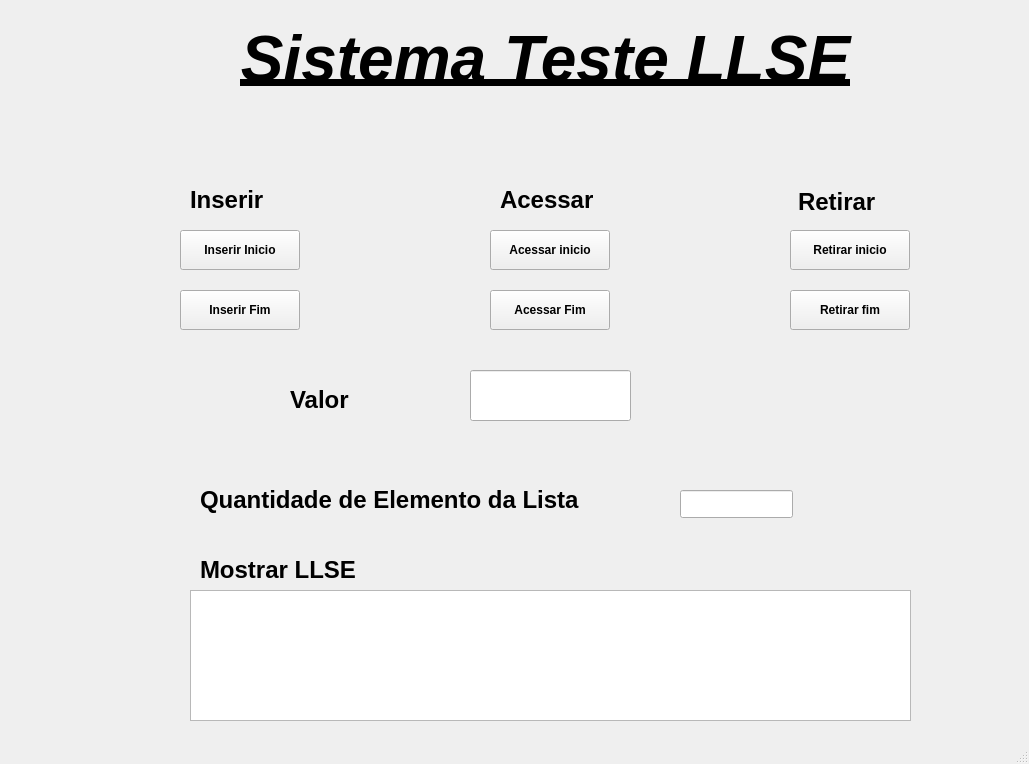
<?xml version="1.0" encoding="UTF-8"?>
<ui version="4.0">
 <class>MainWindow</class>
 <widget class="QMainWindow" name="MainWindow">
  <property name="geometry">
   <rect>
    <x>0</x>
    <y>0</y>
    <width>1029</width>
    <height>764</height>
   </rect>
  </property>
  <property name="windowTitle">
   <string>MainWindow</string>
  </property>
  <widget class="QWidget" name="centralwidget">
   <widget class="QLabel" name="label">
    <property name="geometry">
     <rect>
      <x>190</x>
      <y>0</y>
      <width>711</width>
      <height>121</height>
     </rect>
    </property>
    <property name="layoutDirection">
     <enum>Qt::LeftToRight</enum>
    </property>
    <property name="text">
     <string>&lt;html&gt;&lt;head/&gt;&lt;body&gt;&lt;p align=&quot;center&quot;&gt;&lt;span style=&quot; font-size:48pt; font-weight:700; font-style:italic; text-decoration: underline;&quot;&gt;Sistema Teste LLSE&lt;/span&gt;&lt;/p&gt;&lt;/body&gt;&lt;/html&gt;</string>
    </property>
   </widget>
   <widget class="QLabel" name="label_4">
    <property name="geometry">
     <rect>
      <x>798</x>
      <y>182</y>
      <width>101</width>
      <height>41</height>
     </rect>
    </property>
    <property name="text">
     <string>&lt;html&gt;&lt;head/&gt;&lt;body&gt;&lt;p&gt;&lt;span style=&quot; font-size:18pt; font-weight:700;&quot;&gt;Retirar&lt;/span&gt;&lt;/p&gt;&lt;/body&gt;&lt;/html&gt;</string>
    </property>
   </widget>
   <widget class="QTextEdit" name="textEditFinal">
    <property name="geometry">
     <rect>
      <x>190</x>
      <y>590</y>
      <width>721</width>
      <height>131</height>
     </rect>
    </property>
    <property name="palette">
     <palette>
      <active>
       <colorrole role="Text">
        <brush brushstyle="SolidPattern">
         <color alpha="255">
          <red>255</red>
          <green>12</green>
          <blue>24</blue>
         </color>
        </brush>
       </colorrole>
       <colorrole role="BrightText">
        <brush brushstyle="SolidPattern">
         <color alpha="255">
          <red>85</red>
          <green>255</green>
          <blue>127</blue>
         </color>
        </brush>
       </colorrole>
       <colorrole role="ToolTipBase">
        <brush brushstyle="SolidPattern">
         <color alpha="255">
          <red>255</red>
          <green>85</green>
          <blue>255</blue>
         </color>
        </brush>
       </colorrole>
       <colorrole role="ToolTipText">
        <brush brushstyle="SolidPattern">
         <color alpha="255">
          <red>85</red>
          <green>255</green>
          <blue>255</blue>
         </color>
        </brush>
       </colorrole>
       <colorrole role="PlaceholderText">
        <brush brushstyle="SolidPattern">
         <color alpha="255">
          <red>85</red>
          <green>255</green>
          <blue>255</blue>
         </color>
        </brush>
       </colorrole>
      </active>
      <inactive>
       <colorrole role="Text">
        <brush brushstyle="SolidPattern">
         <color alpha="255">
          <red>208</red>
          <green>208</green>
          <blue>208</blue>
         </color>
        </brush>
       </colorrole>
       <colorrole role="BrightText">
        <brush brushstyle="SolidPattern">
         <color alpha="255">
          <red>255</red>
          <green>51</green>
          <blue>51</blue>
         </color>
        </brush>
       </colorrole>
       <colorrole role="ToolTipBase">
        <brush brushstyle="SolidPattern">
         <color alpha="255">
          <red>64</red>
          <green>65</green>
          <blue>66</blue>
         </color>
        </brush>
       </colorrole>
       <colorrole role="ToolTipText">
        <brush brushstyle="SolidPattern">
         <color alpha="255">
          <red>208</red>
          <green>208</green>
          <blue>208</blue>
         </color>
        </brush>
       </colorrole>
       <colorrole role="PlaceholderText">
        <brush brushstyle="SolidPattern">
         <color alpha="255">
          <red>127</red>
          <green>127</green>
          <blue>128</blue>
         </color>
        </brush>
       </colorrole>
      </inactive>
      <disabled>
       <colorrole role="Text">
        <brush brushstyle="SolidPattern">
         <color alpha="96">
          <red>164</red>
          <green>166</green>
          <blue>168</blue>
         </color>
        </brush>
       </colorrole>
       <colorrole role="BrightText">
        <brush brushstyle="SolidPattern">
         <color alpha="255">
          <red>85</red>
          <green>255</green>
          <blue>127</blue>
         </color>
        </brush>
       </colorrole>
       <colorrole role="ToolTipBase">
        <brush brushstyle="SolidPattern">
         <color alpha="255">
          <red>64</red>
          <green>65</green>
          <blue>66</blue>
         </color>
        </brush>
       </colorrole>
       <colorrole role="ToolTipText">
        <brush brushstyle="SolidPattern">
         <color alpha="255">
          <red>208</red>
          <green>208</green>
          <blue>208</blue>
         </color>
        </brush>
       </colorrole>
       <colorrole role="PlaceholderText">
        <brush brushstyle="SolidPattern">
         <color alpha="255">
          <red>127</red>
          <green>127</green>
          <blue>128</blue>
         </color>
        </brush>
       </colorrole>
      </disabled>
     </palette>
    </property>
    <property name="font">
     <font>
      <pointsize>16</pointsize>
      <bold>true</bold>
     </font>
    </property>
   </widget>
   <widget class="QLineEdit" name="lineEdit">
    <property name="geometry">
     <rect>
      <x>470</x>
      <y>370</y>
      <width>161</width>
      <height>51</height>
     </rect>
    </property>
    <property name="font">
     <font>
      <pointsize>16</pointsize>
      <bold>true</bold>
     </font>
    </property>
   </widget>
   <widget class="QPushButton" name="pushButtonInserirInicio">
    <property name="geometry">
     <rect>
      <x>180</x>
      <y>230</y>
      <width>120</width>
      <height>40</height>
     </rect>
    </property>
    <property name="font">
     <font>
      <bold>true</bold>
     </font>
    </property>
    <property name="layoutDirection">
     <enum>Qt::RightToLeft</enum>
    </property>
    <property name="text">
     <string>Inserir Inicio</string>
    </property>
    <property name="icon">
     <iconset resource="imagens1.qrc">
      <normaloff>:/new/prefix1/download.png</normaloff>:/new/prefix1/download.png</iconset>
    </property>
   </widget>
   <widget class="QLabel" name="label_5">
    <property name="geometry">
     <rect>
      <x>290</x>
      <y>370</y>
      <width>131</width>
      <height>61</height>
     </rect>
    </property>
    <property name="text">
     <string>&lt;html&gt;&lt;head/&gt;&lt;body&gt;&lt;p&gt;&lt;span style=&quot; font-size:18pt; font-weight:700;&quot;&gt;Valor&lt;/span&gt;&lt;/p&gt;&lt;/body&gt;&lt;/html&gt;</string>
    </property>
   </widget>
   <widget class="QLabel" name="label_6">
    <property name="geometry">
     <rect>
      <x>200</x>
      <y>550</y>
      <width>191</width>
      <height>41</height>
     </rect>
    </property>
    <property name="font">
     <font>
      <bold>true</bold>
     </font>
    </property>
    <property name="text">
     <string>&lt;html&gt;&lt;head/&gt;&lt;body&gt;&lt;p&gt;&lt;span style=&quot; font-size:18pt;&quot;&gt;Mostrar LLSE&lt;/span&gt;&lt;/p&gt;&lt;/body&gt;&lt;/html&gt;</string>
    </property>
   </widget>
   <widget class="QPushButton" name="pushInserirFim">
    <property name="geometry">
     <rect>
      <x>180</x>
      <y>290</y>
      <width>120</width>
      <height>40</height>
     </rect>
    </property>
    <property name="font">
     <font>
      <bold>true</bold>
     </font>
    </property>
    <property name="layoutDirection">
     <enum>Qt::RightToLeft</enum>
    </property>
    <property name="text">
     <string>Inserir Fim</string>
    </property>
    <property name="icon">
     <iconset resource="imagens1.qrc">
      <normaloff>:/new/prefix1/download.png</normaloff>:/new/prefix1/download.png</iconset>
    </property>
   </widget>
   <widget class="QLabel" name="label_8">
    <property name="geometry">
     <rect>
      <x>500</x>
      <y>180</y>
      <width>101</width>
      <height>41</height>
     </rect>
    </property>
    <property name="text">
     <string>&lt;html&gt;&lt;head/&gt;&lt;body&gt;&lt;p&gt;&lt;span style=&quot; font-size:18pt; font-weight:700;&quot;&gt;Acessar&lt;/span&gt;&lt;/p&gt;&lt;/body&gt;&lt;/html&gt;</string>
    </property>
   </widget>
   <widget class="QLabel" name="label_9">
    <property name="geometry">
     <rect>
      <x>190</x>
      <y>180</y>
      <width>101</width>
      <height>41</height>
     </rect>
    </property>
    <property name="text">
     <string>&lt;html&gt;&lt;head/&gt;&lt;body&gt;&lt;p&gt;&lt;span style=&quot; font-size:18pt; font-weight:700;&quot;&gt;Inserir&lt;/span&gt;&lt;/p&gt;&lt;/body&gt;&lt;/html&gt;</string>
    </property>
   </widget>
   <widget class="QLabel" name="label_10">
    <property name="geometry">
     <rect>
      <x>300</x>
      <y>200</y>
      <width>16</width>
      <height>16</height>
     </rect>
    </property>
    <property name="text">
     <string/>
    </property>
    <property name="pixmap">
     <pixmap>../../Downloads/16px+Free+Set+Envelope-1320568203892040191.ico</pixmap>
    </property>
   </widget>
   <widget class="QLabel" name="label_11">
    <property name="geometry">
     <rect>
      <x>610</x>
      <y>200</y>
      <width>16</width>
      <height>16</height>
     </rect>
    </property>
    <property name="text">
     <string/>
    </property>
    <property name="pixmap">
     <pixmap>../../Downloads/16px+Free+Set+Envelope-1320568203892040191.ico</pixmap>
    </property>
   </widget>
   <widget class="QLabel" name="label_12">
    <property name="geometry">
     <rect>
      <x>910</x>
      <y>200</y>
      <width>16</width>
      <height>16</height>
     </rect>
    </property>
    <property name="text">
     <string/>
    </property>
    <property name="pixmap">
     <pixmap>../../Downloads/16px+Free+Set+Envelope-1320568203892040191.ico</pixmap>
    </property>
   </widget>
   <widget class="QPushButton" name="pushButtonAcessarInicio">
    <property name="geometry">
     <rect>
      <x>490</x>
      <y>230</y>
      <width>120</width>
      <height>40</height>
     </rect>
    </property>
    <property name="font">
     <font>
      <bold>true</bold>
     </font>
    </property>
    <property name="layoutDirection">
     <enum>Qt::RightToLeft</enum>
    </property>
    <property name="text">
     <string>Acessar inicio</string>
    </property>
    <property name="icon">
     <iconset resource="imagens1.qrc">
      <normaloff>:/new/prefix1/download (1).png</normaloff>:/new/prefix1/download (1).png</iconset>
    </property>
   </widget>
   <widget class="QPushButton" name="pushButtonAcessarFim">
    <property name="geometry">
     <rect>
      <x>490</x>
      <y>290</y>
      <width>120</width>
      <height>40</height>
     </rect>
    </property>
    <property name="font">
     <font>
      <bold>true</bold>
     </font>
    </property>
    <property name="layoutDirection">
     <enum>Qt::RightToLeft</enum>
    </property>
    <property name="text">
     <string>Acessar Fim</string>
    </property>
    <property name="icon">
     <iconset resource="imagens1.qrc">
      <normaloff>:/new/prefix1/download (1).png</normaloff>:/new/prefix1/download (1).png</iconset>
    </property>
   </widget>
   <widget class="QPushButton" name="pushButtonRetirarInicio">
    <property name="geometry">
     <rect>
      <x>790</x>
      <y>230</y>
      <width>120</width>
      <height>40</height>
     </rect>
    </property>
    <property name="font">
     <font>
      <bold>true</bold>
     </font>
    </property>
    <property name="layoutDirection">
     <enum>Qt::RightToLeft</enum>
    </property>
    <property name="text">
     <string>Retirar inicio</string>
    </property>
    <property name="icon">
     <iconset resource="imagens1.qrc">
      <normaloff>:/new/prefix1/334047.png</normaloff>:/new/prefix1/334047.png</iconset>
    </property>
   </widget>
   <widget class="QPushButton" name="pushButtonRetirarFim">
    <property name="geometry">
     <rect>
      <x>790</x>
      <y>290</y>
      <width>120</width>
      <height>40</height>
     </rect>
    </property>
    <property name="font">
     <font>
      <bold>true</bold>
     </font>
    </property>
    <property name="layoutDirection">
     <enum>Qt::RightToLeft</enum>
    </property>
    <property name="text">
     <string>Retirar fim</string>
    </property>
    <property name="icon">
     <iconset resource="imagens1.qrc">
      <normaloff>:/new/prefix1/334047.png</normaloff>:/new/prefix1/334047.png</iconset>
    </property>
   </widget>
   <widget class="QLabel" name="labelFoto">
    <property name="geometry">
     <rect>
      <x>20</x>
      <y>10</y>
      <width>181</width>
      <height>171</height>
     </rect>
    </property>
    <property name="text">
     <string notr="true"/>
    </property>
    <property name="textFormat">
     <enum>Qt::RichText</enum>
    </property>
    <property name="pixmap">
     <pixmap resource="imagens1.qrc">:/new/prefix1/Captura de tela 2023-03-30 221940.png</pixmap>
    </property>
    <property name="scaledContents">
     <bool>true</bool>
    </property>
    <property name="wordWrap">
     <bool>false</bool>
    </property>
    <property name="openExternalLinks">
     <bool>false</bool>
    </property>
   </widget>
   <widget class="QLabel" name="label_2">
    <property name="geometry">
     <rect>
      <x>200</x>
      <y>480</y>
      <width>471</width>
      <height>41</height>
     </rect>
    </property>
    <property name="text">
     <string>&lt;html&gt;&lt;head/&gt;&lt;body&gt;&lt;p&gt;&lt;span style=&quot; font-size:18pt; font-weight:700;&quot;&gt;Quantidade de Elemento da Lista&lt;/span&gt;&lt;/p&gt;&lt;/body&gt;&lt;/html&gt;</string>
    </property>
   </widget>
   <widget class="QLineEdit" name="lineEditQLE">
    <property name="geometry">
     <rect>
      <x>680</x>
      <y>490</y>
      <width>113</width>
      <height>28</height>
     </rect>
    </property>
   </widget>
  </widget>
  <widget class="QMenuBar" name="menubar">
   <property name="geometry">
    <rect>
     <x>0</x>
     <y>0</y>
     <width>1029</width>
     <height>25</height>
    </rect>
   </property>
  </widget>
  <widget class="QStatusBar" name="statusbar"/>
 </widget>
 <resources>
  <include location="imagens1.qrc"/>
 </resources>
 <connections/>
</ui>
